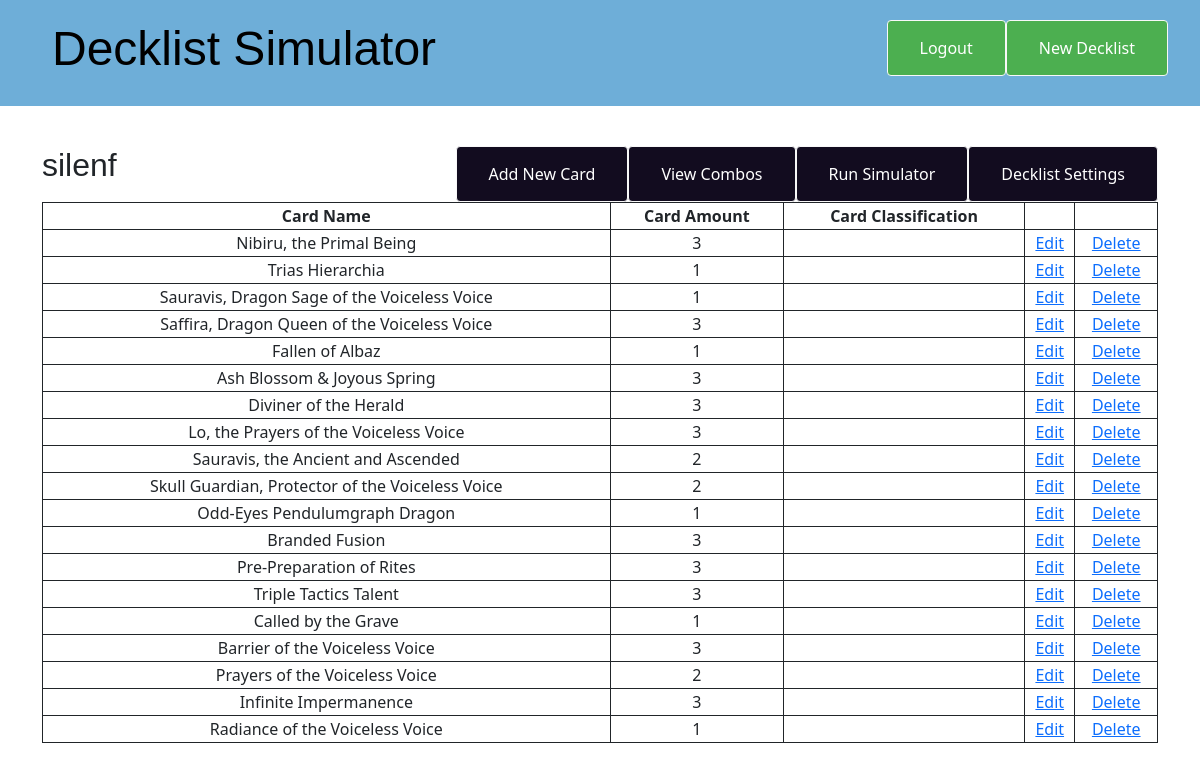
The page /decklist/4/ (signed in) on the database its author committed.
### decklist/models.py (models this page shows, shortened)
class Decklist(models.Model):
    author = models.ForeignKey(settings.AUTH_USER_MODEL, on_delete=models.CASCADE)
    title = models.CharField(max_length=200)
    deck_plaintext = models.TextField()
    runs = models.PositiveSmallIntegerField(default=100)
    hand_size = models.PositiveSmallIntegerField(default=5)

class Cardlist(models.Model):
    deck_list = models.ForeignKey(Decklist, on_delete=models.CASCADE)
    card_name = models.CharField(max_length=200)
    card_amount = models.PositiveSmallIntegerField(choices=card_amounts)
    card_classification = models.CharField(max_length=50, blank=True, choices=category_choice)

### decklist/views.py (the view)
# urls.py: path('decklist/<int:pk>/', views.decklist_detail, name='decklist_detail'),
def decklist_detail(request, pk):
    if not request.user.is_authenticated:
        return redirect('homepage')
    decklist = get_object_or_404(Decklist, pk=pk)
    cards = Cardlist.objects.filter(deck_list_id=pk)
    if not request.user == decklist.author:
        response = HttpResponse()
        response.status_code = 403
        return response
    return render(request, 'decklist/decklist_detail.html', {'decklist': decklist, 'cards': cards})

### decklist/templates/decklist/decklist_detail.html
{% extends 'decklist/base.html' %}
{% block content %}
    <article class="decklist">
        <aside class="actions">
            {% if user.is_authenticated %}
            <a href="{% url 'decklist_edit' pk=decklist.pk %}" class="button2">Decklist Settings</a>
            <a href="{% url 'decklist_simulator_run' pk=decklist.pk %}" class="button2">Run Simulator</a>
            <a href="{% url 'combo_detail' pk=decklist.pk %}" class="button2">View Combos</a>
            <a href="{% url 'card_new' pk=decklist.pk %}" class="button2">Add New Card</a>
            {% endif %}
        </aside>
        <h2>{{ decklist.title }}</h2>
        <table style="width:100%">
        <tr>
            <th>Card Name</th>
            <th>Card Amount</th>
            <th>Card Classification</th>
            <th></th>
            <th></th>
        </tr>
        {% for card in cards %}
        <tr>
        <td>{{ card.card_name }}</td>
        <td>{{ card.card_amount }}</td>
        <td>{{ card.card_classification }}</td>
        <td><a href="{% url 'card_edit' pk=card.pk %}">Edit</a></td>
        <td><a href="{% url 'delete_card' pk=card.pk %}">Delete</a></td>
        </tr>
        {% endfor %}
        </table>
    </article>
{% endblock %}

### decklist/static/css/decklist.css (style rules this page uses)
table, th, td { text-align: center; border: 1px solid; }
h1, h2, h3, h4 { font-family: 'Arial', cursive; }
.button2 { background-color: #120c1f; border: none; color: white; padding: 15px 32px; float: right; text-align: center; text-decoration: none; font-size: 16px; border-radius: 4px; border: 1px solid rgb(248, 248, 248); }
.decklist { margin-bottom: 30px; }
.decklist > .date, .decklist > .actions { float: right; }

### rows shown on the page
Decklist: title "silenf"
Cardlist: card_name "Nibiru, the Primal Being", card_amount "3"
Cardlist: card_name "Trias Hierarchia", card_amount "1"
Cardlist: card_name "Sauravis, Dragon Sage of the Voiceless Voice", card_amount "1"
Cardlist: card_name "Saffira, Dragon Queen of the Voiceless Voice", card_amount "3"
Cardlist: card_name "Fallen of Albaz", card_amount "1"
Cardlist: card_name "Ash Blossom & Joyous Spring", card_amount "3"
Cardlist: card_name "Diviner of the Herald", card_amount "3"
Cardlist: card_name "Lo, the Prayers of the Voiceless Voice", card_amount "3"
Cardlist: card_name "Sauravis, the Ancient and Ascended", card_amount "2"
Cardlist: card_name "Skull Guardian, Protector of the Voiceless Voice", card_amount "2"
Cardlist: card_name "Odd-Eyes Pendulumgraph Dragon", card_amount "1"
Cardlist: card_name "Branded Fusion", card_amount "3"
Cardlist: card_name "Pre-Preparation of Rites", card_amount "3"
Cardlist: card_name "Triple Tactics Talent", card_amount "3"
Cardlist: card_name "Called by the Grave", card_amount "1"
Cardlist: card_name "Barrier of the Voiceless Voice", card_amount "3"
Cardlist: card_name "Prayers of the Voiceless Voice", card_amount "2"
Cardlist: card_name "Infinite Impermanence", card_amount "3"
Cardlist: card_name "Radiance of the Voiceless Voice", card_amount "1"
